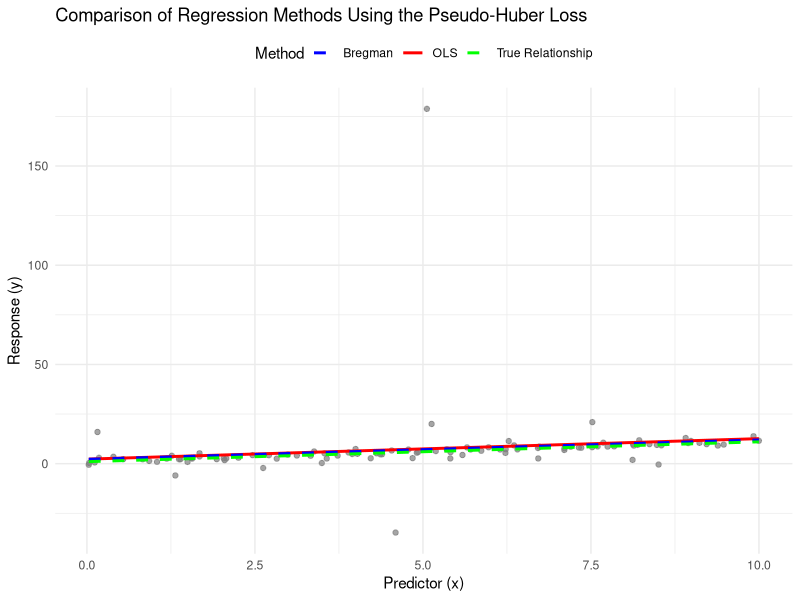
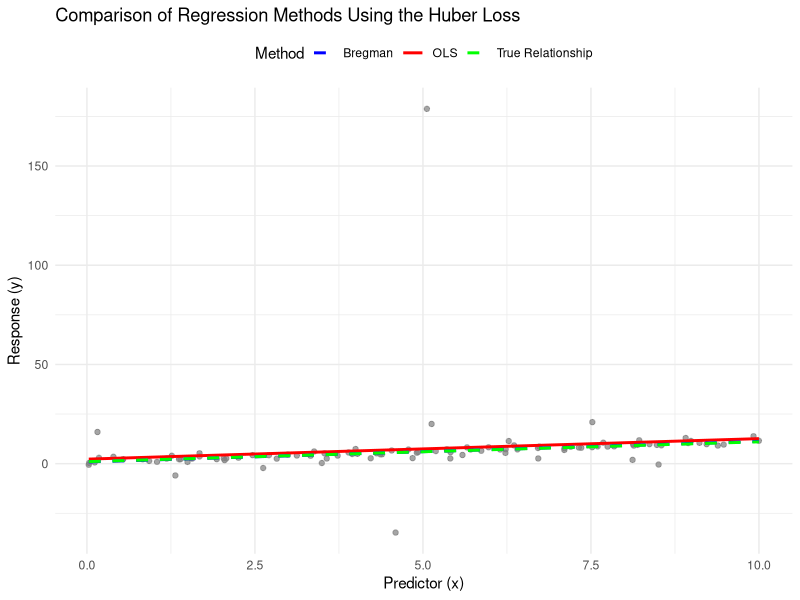

Generate these figures, in order, with R: (Note: this script raises an error after producing the figures.)
## ---- chunk 1
gen_pareto_error <- function(n, x_m, alpha) {
  generate <- function(u, z) {
    (x_m/(1-u)^(1/alpha)-x_m)*z
  }
  U <- runif(n)
  Z <- (-1)^rbinom(n, 2, 0.5) 
  sapply(1:n, function(k) generate(U[k], Z[k]))
}
## ---- chunk 2
# Define phi
phi <- function(x, delta){
  result_phi <- delta^2*(sqrt(1 + (x^2 / delta^2))-1)
  return(sum(result_phi))
}

# Compute gradient of phi 
grad_phi <- function(x, delta) {
  result_grad_phi <- x/(sqrt(1 + (x/delta)^2))
  return(result_grad_phi)
}

# Bregman divergence using phi and grad phi
bregman_loss <- function(y, y_hat, delta) {
  return(phi(y, delta) - phi(y_hat, delta) 
         - sum(grad_phi(y_hat, delta) * (y - y_hat)))
}
## ---- chunk 3
# Define gradient of Bregman function using the second derivative
bregman_grad <- function(beta, y, x, delta) {
  # Predict
  y_hat <- cbind(1, x) %*% beta
  # First derivative
  g <- grad_phi(as.vector(y_hat), delta)
  
  # Second derivative
  g_prime <- 1/(1 + (y_hat/delta)^2)^(3/2)
  
  # Gradient computation
  residual <- as.vector(y - y_hat)
  grad_term <- -g_prime * residual 
  
  # Return gradient w.r.t. beta
  t(cbind(1, x)) %*% grad_term
}
## ---- chunk 4
# Define phi 
phi_huber <- function(x, delta){
  result_phi <- ifelse(abs(x) <= delta, x^2/2, delta*(abs(x) - delta /2))
  return(sum(result_phi))
}

# Compute gradient of phi 
grad_phi_huber <- function(x, delta) {
  result_grad_phi <- ifelse(abs(x) <= delta, x, delta*sign(x))
  return(result_grad_phi)
}

# Bregman divergence using phi and grad phi 
bregman_loss_huber <- function(y, y_hat, delta) {
  return(phi_huber(y, delta) - phi_huber(y_hat, delta) 
         - sum(grad_phi_huber(y_hat, delta) * (y - y_hat)))
}
## ---- chunk 5
# Define gradient of Bregman function using the second derivative 
bregman_grad_huber <- function(beta, y, x, delta) {
  # Predict
  y_hat <- cbind(1, x) %*% beta
  # First derivative
  g <- grad_phi_huber(as.vector(y_hat), delta)
  
  # Second derivative
  g_prime <- ifelse(abs(y_hat) <= delta, 1, 0)
  
  # Gradient computation
  residual <- as.vector(y - y_hat)
  grad_term <- -g_prime * residual 
  
  # Return gradient w.r.t. beta
  t(cbind(1, x)) %*% grad_term
}
## ---- chunk 6
generate_data <- function(n, true_slope, true_intercept, x_m, alpha){
  x <- runif(n, 0, 10)
  errors <- gen_pareto_error(n, x_m, alpha)
  y <- true_intercept + true_slope*x + errors
  list(x = x, y = y)
}
## ---- chunk 7
fit_ols <- function(x,y){
  model <- lm(y ~ x)
  pred <- predict(model)
  list(coef = coef(model), pred = pred)
}
## ---- chunk 8
fit_bregman <- function(x, y, delta) {
  current_loss <- function(beta) {
    y_hat <- cbind(1, x) %*% beta
    bregman_loss(y, y_hat, delta)
  }
  current_grad <- function(beta) {
    bregman_grad(beta, y, x, delta)
  }
  init_beta <- coef(MASS::rlm(y ~ x))
  result <- optim(
    par = init_beta,
    fn = current_loss,
    gr = current_grad,
    method = "L-BFGS-B",
    control = list(maxit = 1000, trace = 0, reltol = 1e-8)
  )
  coef <- result$par
  pred <- cbind(1, x) %*% coef
  list(coef = coef, pred = pred)
}
## ---- chunk 9
fit_bregman_huber <- function(x, y, delta) {
  current_loss <- function(beta) {
    y_hat <- cbind(1, x) %*% beta
    bregman_loss_huber(y, y_hat, delta)
  }
  current_grad <- function(beta) {
    bregman_grad_huber(beta, y, x, delta)
  }
  init_beta <- coef(MASS::rlm(y ~ x))
  result <- optim(
    par = init_beta,
    fn = current_loss,
    method = "BFGS",
    control = list(maxit = 1000, trace = 0, reltol = 1e-8)
  )
  coef <- result$par
  pred <- cbind(1, x) %*% coef
  list(coef = coef, pred = pred)
}
## ---- chunk 10
set.seed(1)
n <- 100
true_intercept <- 1
true_slope <- 1
x_m <- 1
alpha <- 1.2
delta <- 0.3
n_sim <- 1000  # Number of simulations
## ---- chunk 11
# Main simulation function
run_simulation <- function(n_sim, n, true_intercept, true_slope, x_m, alpha, delta) {
  # Initialize storage for results
  results <- vector("list", n_sim)
  
  for (i in 1:n_sim) {
    # Generate data
    data <- generate_data(n, true_slope, true_intercept, x_m, alpha)
    x <- data$x
    y <- data$y
    
    # Fit OLS
    ols <- fit_ols(x, y)
    
    # Fit Bregman
    bregman <- fit_bregman(x, y, delta)
    bregman_huber <- fit_bregman_huber(x, y, delta)
    
    # Store results
    results[[i]] <- list(
      x = x,
      y = y,
      ols_coef = ols$coef,
      bregman_coef = bregman$coef,
      bregman_huber_coef = bregman_huber$coef,
      ols_pred = ols$pred,
      bregman_pred = bregman$pred,
      bregman_huber_pred = bregman_huber$pred,
      ols_mse = mean((y - ols$pred)^2),
      bregman_mse = mean((y - bregman$pred)^2),
      bregman_huber_mse = mean((y - bregman_huber$pred)^2),
      ols_mad = median(abs(y - ols$pred)),
      bregman_mad = median(abs(y - bregman$pred)),
      bregman_huber_mad = median(abs(y - bregman_huber$pred)),
      ols_bregman = bregman_loss(y, ols$pred, delta),
      bregman_bregman = bregman_loss(y, bregman$pred, delta),
      bregman_huber_bregman = bregman_loss(y, bregman_huber$pred, delta)
    )
  }
  
  # Aggregate results
  ols_intercepts <- sapply(results, function(res) res$ols_coef[1])
  ols_slopes <- sapply(results, function(res) res$ols_coef[2])
  bregman_intercepts <- sapply(results, function(res) res$bregman_coef[1])
  bregman_huber_intercepts <- sapply(results, function(res) res$bregman_huber_coef[1])
  bregman_slopes <- sapply(results, function(res) res$bregman_coef[2])
  bregman_huber_slopes <- sapply(results, function(res) res$bregman_huber_coef[2])
  ols_mse <- sapply(results, function(res) res$ols_mse)
  bregman_mse <- sapply(results, function(res) res$bregman_mse)
  bregman_huber_mse <- sapply(results, function(res) res$bregman_huber_mse)
  ols_mad <- sapply(results, function(res) res$ols_mad)
  bregman_mad <- sapply(results, function(res) res$bregman_mad)
  bregman_huber_mad <- sapply(results, function(res) res$bregman_huber_mad)
  ols_bregman_loss <- sapply(results, function(res) res$ols_bregman)
  bregman_bregman_loss <- sapply(results, function(res) res$bregman_bregman)
  bregman_huber_bregman_loss <- sapply(results, function(res) res$bregman_huber_bregman)
  
  # Find simulation closest to median Bregman slope
  median_bregman_slope <- median(bregman_slopes)
  closest_sim <- which.min(abs(bregman_slopes - median_bregman_slope))
  sim_result <- results[[closest_sim]]
  
  # Prepare summary data frame
  results_summary <- data.frame(
    x = sim_result$x,
    y = sim_result$y,
    ols_pred = sim_result$ols_pred,
    bregman_pred = sim_result$bregman_pred,
    bregman_huber_pred = sim_result$bregman_huber_pred,
    ols_intercept_median = median(ols_intercepts),
    ols_slope_median = median(ols_slopes),
    bregman_intercept_median = median(bregman_intercepts),
    bregman_huber_intercept_median = median(bregman_huber_intercepts),
    bregman_slope_median = median(bregman_slopes),
    bregman_huber_slope_median = median(bregman_huber_slopes),
    ols_mse_median = median(ols_mse),
    bregman_mse_median = median(bregman_mse),
    bregman_huber_mse_median = median(bregman_huber_mse),
    ols_mad_median = median(ols_mad),
    bregman_mad_median = median(bregman_mad),
    bregman_huber_mad_median = median(bregman_huber_mad),
    ols_bregman_median = median(ols_bregman_loss),
    bregman_bregman_median = median(bregman_bregman_loss),
    bregman_huber_bregman_median = median(bregman_huber_bregman_loss)
  )
  
  list(results_summary = results_summary, all_results = results)
}

# Run simulations
sim_data <- run_simulation(n_sim, n, true_intercept, true_slope, x_m, alpha, delta)
results_summary <- sim_data$results_summary
## ---- chunk 12
# Load libraries
library(ggplot2)
library(parallel)
library(foreach)
library(doParallel)

# Sort data by x for smooth plotting
plot_data <- results_summary[order(results_summary$x), ]


# Plot data for the pseudo-Huber loss 
ggplot() +
  geom_point(aes(x = plot_data$x, y = plot_data$y), color = "gray50", alpha = 0.7) +
  geom_line(aes(x = plot_data$x, y = plot_data$ols_pred, color = "OLS"), linewidth = 1) +
  geom_line(aes(x = plot_data$x, y = plot_data$bregman_pred, color = "Bregman"), 
            linewidth = 1, linetype = "dashed") +
  geom_line(aes(x = plot_data$x, y = true_intercept + true_slope*plot_data$x, 
                color = "True Relationship"), linewidth = 1, linetype = "dashed") +
  scale_color_manual(values = c("OLS" = "red", "Bregman" = "blue", 
                                "True Relationship" = "green")) +
  labs(title = "Comparison of Regression Methods Using the Pseudo-Huber Loss",
       x = "Predictor (x)", y = "Response (y)",
       color = "Method") +
  theme_minimal() +
  theme(legend.position = "top")

# Plot data for the Huber loss
ggplot() +
  geom_point(aes(x = plot_data$x, y = plot_data$y), color = "gray50", alpha = 0.7) +
  geom_line(aes(x = plot_data$x, y = plot_data$ols_pred, color = "OLS"), linewidth = 1) +
  geom_line(aes(x = plot_data$x, y = plot_data$bregman_huber_pred, color = "Bregman"), 
            linewidth = 1, linetype = "dashed") +
  geom_line(aes(x = plot_data$x, y = true_intercept + true_slope*plot_data$x, 
                color = "True Relationship"), linewidth = 1, linetype = "dashed") +
  scale_color_manual(values = c("OLS" = "red", "Bregman" = "blue", 
                                "True Relationship" = "green")) +
  labs(title = "Comparison of Regression Methods Using the Huber Loss",
       x = "Predictor (x)", y = "Response (y)",
       color = "Method") +
  theme_minimal() +
  theme(legend.position = "top")
## ---- chunk 13
cat("OLS Intercept: Median =", results_summary$ols_intercept_median[1], "\n")
cat("Bregman Intercept using the pseudo-Huber loss: Median =", results_summary$bregman_intercept_median[1], "\n")
cat("Bregman Intercept using the Huber loss: Median =", results_summary$bregman_huber_intercept_median[1], "\n")
cat("OLS Slope: Median =", results_summary$ols_slope_median[1], "\n")
cat("Bregman Slope using the pseudo-Huber loss function: Median =", results_summary$bregman_slope_median[1], "\n")
cat("Bregman Slope using the Huber loss function: Median =", results_summary$bregman_huber_slope_median[1], "\n")
cat("OLS MSE: Median =", results_summary$ols_mse_median[1], "\n")
cat("Bregman MSE using the pseudo-Huber loss function: Median =", results_summary$bregman_mse_median[1], "\n")
cat("Bregman MSE using the Huber loss function: Median =", results_summary$bregman_huber_mse_median[1], "\n")
cat("OLS MAD: Median =", results_summary$ols_mad_median[1], "\n")
cat("Bregman MAD usinn the pseudo-Huber loss function: Median =", results_summary$bregman_mad_median[1], "\n")
cat("Bregman MAD using the Huber loss function: Median =", results_summary$bregman_huber_mad_median[1], "\n")
cat("OLS slope difference =", abs(results_summary$ols_slope_median[1] - true_slope), "\n")
cat("Bregman slope difference using the pseudo-Huber loss function=", abs(results_summary$bregman_slope_median[1] - true_slope), "\n")
cat("Bregman slope difference using the Huber loss function=", abs(results_summary$bregman_huber_slope_median[1] - true_slope), "\n")
cat("OLS intercept difference =", abs(results_summary$ols_intercept_median[1] - true_intercept), "\n")
cat("Bregman intercept difference using the pseudo-Huber loss function =", abs(results_summary$bregman_intercept_median[1] - true_intercept), "\n")
cat("Bregman intercept difference using the Huber loss function=", abs(results_summary$bregman_huber_intercept_median[1] - true_intercept), "\n")
## ---- chunk 14
# Run parallel simulations
run_parallel_simulations <- 
  function(n_sim, n, true_intercept, true_slope, x_m, alpha, delta, num_cores = detectCores() - 1) {
  # Set up parallel backend
  cl <- makeCluster(num_cores)
  registerDoParallel(cl)
  
  # Run simulations in parallel
  sim_results <- foreach(
    i = 1:n_sim,
    .packages = c("stats", "MASS"),
    .export = c("generate_data", "gen_pareto_error", "fit_ols", 
                "fit_bregman", "fit_bregman_huber",
                "phi", "grad_phi", "bregman_loss", "bregman_grad",
                "phi_huber", "grad_phi_huber", "bregman_loss_huber", "bregman_grad_huber")
  ) %dopar% {
    data <- generate_data(n, true_slope, true_intercept, x_m, alpha)
    if (any(is.na(data$y)) || any(is.infinite(data$y))) return(NULL)
    
    ols <- fit_ols(data$x, data$y)
    bregman <- fit_bregman(data$x, data$y, delta)
    bregman_huber <- fit_bregman_huber(data$x, data$y, delta)
    
    if (any(is.na(c(ols$coef, bregman$coef, bregman_huber$coef)))) return(NULL)
    
    list(
      ols_coef = ols$coef,
      bregman_coef = bregman$coef,
      bregman_huber_coef = bregman_huber$coef,
      ols_mse = mean((data$y - ols$pred)^2),
      bregman_mse = mean((data$y - bregman$pred)^2),
      bregman_huber_mse = mean((data$y - bregman_huber$pred)^2),
      ols_mad = median(abs(data$y - ols$pred)),
      bregman_mad = median(abs(data$y - bregman$pred)),
      bregman_huber_mad = median(abs(data$y - bregman_huber$pred)),
      ols_bregman = bregman_loss(data$y, ols$pred, delta),
      bregman_bregman = bregman_loss(data$y, bregman$pred, delta),
      bregman_huber_bregman = bregman_loss(data$y, bregman_huber$pred, delta)
    )
  }
  
  # Stop cluster
  stopCluster(cl)
  
  # Filter out NULL results
  sim_results <- sim_results[!sapply(sim_results, is.null)]
  
  return(sim_results)
}

# Run simulations
sim_results <- run_parallel_simulations(n_sim, n, true_intercept, 
                                        true_slope, x_m, alpha, delta)

# Process results
results_summary_sim <- data.frame(
  simulation = seq_along(sim_results),
  ols_intercept = sapply(sim_results, function(r) r$ols_coef[1]),
  ols_slope = sapply(sim_results, function(r) r$ols_coef[2]),
  bregman_intercept = sapply(sim_results, function(r) r$bregman_coef[1]),
  bregman_slope = sapply(sim_results, function(r) r$bregman_coef[2]),
  bregman_huber_intercept = sapply(sim_results, function(r) r$bregman_huber_coef[1]),
  bregman_huber_slope = sapply(sim_results, function(r) r$bregman_huber_coef[2]),
  ols_mse = sapply(sim_results, function(r) r$ols_mse),
  bregman_mse = sapply(sim_results, function(r) r$bregman_mse),
  bregman_huber_mse = sapply(sim_results, function(r) r$bregman_huber_mse),
  ols_mad = sapply(sim_results, function(r) r$ols_mad),
  bregman_mad = sapply(sim_results, function(r) r$bregman_mad),
  bregman_huber_mad = sapply(sim_results, function(r) r$bregman_huber_mad),
  ols_bregman = sapply(sim_results, function(r) r$ols_bregman),
  bregman_bregman = sapply(sim_results, function(r) r$bregman_bregman),
  bregman_huber_bregman = sapply(sim_results, function(r) r$bregman_huber_bregman)
)
## ---- chunk 15
# Plot density of OLS and Bregman intercept estimates ----
ggplot(results_summary_sim) +
  geom_density(aes(x = ols_intercept, fill = "OLS"), alpha = 0.4) +
  geom_density(aes(x = bregman_intercept, fill = "Bregman"), alpha = 0.4) +
  geom_vline(aes(xintercept = true_intercept), linetype = "dashed", color = "black") +
  scale_fill_manual(values = c("OLS" = "red", "Bregman" = "cyan")) +
  labs(title = "Density of Intercept Estimates Using the Pseudo-Huber Loss",
       subtitle = paste("True Intercept =", true_intercept),
       x = "Intercept Estimate", 
       y = "Density",
       fill = "Method") +
  xlim(-10, 10) +
  theme_minimal() +
  theme(legend.position = "top")

# Plot slope densities using the Pseudo-Huber loss
ggplot(results_summary_sim) +
  geom_density(aes(x = ols_slope, fill = "OLS"), alpha = 0.4) +
  geom_density(aes(x = bregman_slope, fill = "Bregman"), alpha = 0.4) +
  geom_vline(aes(xintercept = true_slope), linetype = "dashed", color = "black") +
  scale_fill_manual(values = c("OLS" = "red", "Bregman" = "cyan")) +
  labs(title = "Density of Slope Estimates Using the Pseudo-Huber Loss",
       subtitle = paste("True Slope =", true_slope),
       x = "Slope Estimate", 
       y = "Density",
       fill = "Method") +
  xlim(-10, 10) +
  theme_minimal() +
  theme(legend.position = "top")
## ---- chunk 16
# Plot density of OLS and Bregman intercept estimates ----
ggplot(results_summary_sim) +
  geom_density(aes(x = ols_intercept, fill = "OLS"), alpha = 0.4) +
  geom_density(aes(x = bregman_huber_intercept, fill = "Bregman"), alpha = 0.4) +
  geom_vline(aes(xintercept = true_intercept), linetype = "dashed", color = "black") +
  scale_fill_manual(values = c("OLS" = "red", "Bregman" = "blue")) +
  labs(title = "Density of Intercept Estimates Using the Huber Loss",
       subtitle = paste("True Intercept =", true_intercept),
       x = "Intercept Estimate", 
       y = "Density",
       fill = "Method") +
  xlim(-10, 10) +
  theme_minimal() +
  theme(legend.position = "top")

# Plot slope densities using the Huber loss
ggplot(results_summary_sim) +
  geom_density(aes(x = ols_slope, fill = "OLS"), alpha = 0.4) +
  geom_density(aes(x = bregman_huber_slope, fill = "Bregman"), alpha = 0.4) +
  geom_vline(aes(xintercept = true_slope), linetype = "dashed", color = "black") +
  scale_fill_manual(values = c("OLS" = "red", "Bregman" = "blue")) +
  labs(title = "Density of Slope Estimates Using the Huber loss",
       subtitle = paste("True Slope =", true_slope),
       x = "Slope Estimate", 
       y = "Density",
       fill = "Method") +
  xlim(-10, 10) +
  theme_minimal() +
  theme(legend.position = "top")

# Plot intercept densities using all loss functions
ggplot(results_summary_sim) +
  geom_density(aes(x = ols_intercept, fill = "OLS"), alpha = 0.4) +
  geom_density(aes(x = bregman_huber_intercept, fill = "Bregman Huber"), alpha = 0.4) +
  geom_density(aes(x = bregman_intercept, fill = "Bregman Pseudo-Huber"), alpha = 0.4) +
  geom_vline(aes(xintercept = true_intercept), linetype = "dashed", color = "black") +
  scale_fill_manual(values = c("OLS" = "red", "Bregman Huber" = "blue", 
                               "Bregman Pseudo-Huber" = "cyan")) +
  labs(title = "Density of Intercept Estimates",
       subtitle = paste("True Intercept =", true_intercept),
       x = "Intercept Estimate", 
       y = "Density",
       fill = "Method") +
  xlim(-10, 10) +
  theme_minimal() +
  theme(legend.position = "top")

# Plot slope densities using all loss functions
ggplot(results_summary_sim) +
  geom_density(aes(x = ols_slope, fill = "OLS"), alpha = 0.4) +
  geom_density(aes(x = bregman_huber_slope, fill = "Bregman Huber"), alpha = 0.4) +
  geom_density(aes(x = bregman_slope, fill = "Bregman Pseudo-Huber"), alpha = 0.4) +
  geom_vline(aes(xintercept = true_slope), linetype = "dashed", color = "black") +
  scale_fill_manual(values = c("OLS" = "red", "Bregman Huber" = "blue", 
                               "Bregman Pseudo-Huber" = "cyan")) +
  labs(title = "Density of Slope Estimates",
       subtitle = paste("True Slope =", true_slope),
       x = "Slope Estimate", 
       y = "Density",
       fill = "Method") +
  xlim(-2, 3) +
  theme_minimal() +
  theme(legend.position = "top")
